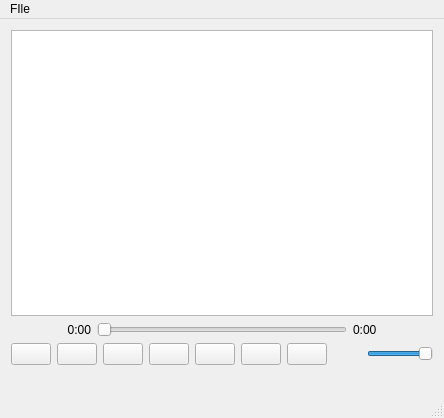
<?xml version="1.0" encoding="UTF-8"?>
<ui version="4.0">
 <class>MainWindow</class>
 <widget class="QMainWindow" name="MainWindow">
  <property name="geometry">
   <rect>
    <x>0</x>
    <y>0</y>
    <width>444</width>
    <height>418</height>
   </rect>
  </property>
  <property name="windowTitle">
   <string>Failamp</string>
  </property>
  <widget class="QWidget" name="centralWidget">
   <property name="sizePolicy">
    <sizepolicy hsizetype="Maximum" vsizetype="Maximum">
     <horstretch>0</horstretch>
     <verstretch>0</verstretch>
    </sizepolicy>
   </property>
   <layout class="QVBoxLayout" name="verticalLayout">
    <item>
     <widget class="QListView" name="playlistView">
      <property name="acceptDrops">
       <bool>true</bool>
      </property>
      <property name="showDropIndicator" stdset="0">
       <bool>true</bool>
      </property>
      <property name="dragDropMode">
       <enum>QAbstractItemView::DropOnly</enum>
      </property>
      <property name="defaultDropAction">
       <enum>Qt::CopyAction</enum>
      </property>
      <property name="alternatingRowColors">
       <bool>true</bool>
      </property>
      <property name="uniformItemSizes">
       <bool>true</bool>
      </property>
     </widget>
    </item>
    <item>
     <layout class="QHBoxLayout" name="horizontalLayout_4">
      <item>
       <widget class="QLabel" name="currentTimeLabel">
        <property name="minimumSize">
         <size>
          <width>80</width>
          <height>0</height>
         </size>
        </property>
        <property name="text">
         <string>0:00</string>
        </property>
        <property name="alignment">
         <set>Qt::AlignRight|Qt::AlignTrailing|Qt::AlignVCenter</set>
        </property>
       </widget>
      </item>
      <item>
       <widget class="QSlider" name="timeSlider">
        <property name="orientation">
         <enum>Qt::Horizontal</enum>
        </property>
       </widget>
      </item>
      <item>
       <widget class="QLabel" name="totalTimeLabel">
        <property name="minimumSize">
         <size>
          <width>80</width>
          <height>0</height>
         </size>
        </property>
        <property name="text">
         <string>0:00</string>
        </property>
        <property name="alignment">
         <set>Qt::AlignLeading|Qt::AlignLeft|Qt::AlignVCenter</set>
        </property>
       </widget>
      </item>
     </layout>
    </item>
    <item>
     <layout class="QHBoxLayout" name="horizontalLayout_5">
      <item>
       <widget class="QPushButton" name="previousButton">
        <property name="text">
         <string/>
        </property>
        <property name="icon">
         <iconset>
          <normaloff>images/control-skip-180.png</normaloff>images/control-skip-180.png</iconset>
        </property>
       </widget>
      </item>
      <item>
       <widget class="QPushButton" name="playButton">
        <property name="text">
         <string/>
        </property>
        <property name="icon">
         <iconset>
          <normaloff>images/control.png</normaloff>images/control.png</iconset>
        </property>
       </widget>
      </item>
      <item>
       <widget class="QPushButton" name="pauseButton">
        <property name="text">
         <string/>
        </property>
        <property name="icon">
         <iconset>
          <normaloff>images/control-pause.png</normaloff>images/control-pause.png</iconset>
        </property>
       </widget>
      </item>
      <item>
       <widget class="QPushButton" name="stopButton">
        <property name="text">
         <string/>
        </property>
        <property name="icon">
         <iconset>
          <normaloff>images/control-stop-square.png</normaloff>images/control-stop-square.png</iconset>
        </property>
       </widget>
      </item>
      <item>
       <widget class="QPushButton" name="nextButton">
        <property name="text">
         <string/>
        </property>
        <property name="icon">
         <iconset>
          <normaloff>images/control-skip.png</normaloff>images/control-skip.png</iconset>
        </property>
       </widget>
      </item>
      <item>
       <widget class="QPushButton" name="viewButton">
        <property name="text">
         <string/>
        </property>
        <property name="icon">
         <iconset>
          <normaloff>images/application-image.png</normaloff>images/application-image.png</iconset>
        </property>
        <property name="checkable">
         <bool>true</bool>
        </property>
       </widget>
      </item>
      <item>
       <widget class="QPushButton" name="pushButton">
        <property name="text">
         <string/>
        </property>
        <property name="icon">
         <iconset theme="music"/>
        </property>
       </widget>
      </item>
      <item>
       <spacer name="horizontalSpacer">
        <property name="orientation">
         <enum>Qt::Horizontal</enum>
        </property>
        <property name="sizeHint" stdset="0">
         <size>
          <width>40</width>
          <height>20</height>
         </size>
        </property>
       </spacer>
      </item>
      <item>
       <widget class="QLabel" name="label">
        <property name="text">
         <string/>
        </property>
        <property name="pixmap">
         <pixmap>images/speaker-volume.png</pixmap>
        </property>
       </widget>
      </item>
      <item>
       <widget class="QSlider" name="volumeSlider">
        <property name="maximum">
         <number>100</number>
        </property>
        <property name="value">
         <number>100</number>
        </property>
        <property name="orientation">
         <enum>Qt::Horizontal</enum>
        </property>
       </widget>
      </item>
     </layout>
    </item>
    <item>
     <widget class="QLabel" name="label_2">
      <property name="text">
       <string/>
      </property>
     </widget>
    </item>
   </layout>
  </widget>
  <widget class="QMenuBar" name="menuBar">
   <property name="geometry">
    <rect>
     <x>0</x>
     <y>0</y>
     <width>444</width>
     <height>21</height>
    </rect>
   </property>
   <widget class="QMenu" name="menuFIle">
    <property name="title">
     <string>FIle</string>
    </property>
    <addaction name="open_file_action"/>
    <addaction name="action"/>
    <addaction name="action_3"/>
    <addaction name="action_4"/>
   </widget>
   <addaction name="menuFIle"/>
  </widget>
  <widget class="QStatusBar" name="statusBar"/>
  <action name="open_file_action">
   <property name="text">
    <string>Открыть файл</string>
   </property>
   <property name="statusTip">
    <string>Открыть файл</string>
   </property>
   <property name="shortcut">
    <string>Ctrl+Z</string>
   </property>
  </action>
  <action name="action">
   <property name="text">
    <string>Помощь</string>
   </property>
   <property name="statusTip">
    <string>Открыть инструкцию для пользователя</string>
   </property>
   <property name="shortcut">
    <string>Ctrl+X</string>
   </property>
  </action>
  <action name="action_2">
   <property name="text">
    <string>Сохранить файл</string>
   </property>
   <property name="statusTip">
    <string>Сохранение файла</string>
   </property>
   <property name="shortcut">
    <string>Ctrl+S</string>
   </property>
  </action>
  <action name="action_3">
   <property name="text">
    <string>Создать новый файл</string>
   </property>
   <property name="statusTip">
    <string>Создать новый аудиофайл</string>
   </property>
   <property name="shortcut">
    <string>Ctrl+D</string>
   </property>
  </action>
  <action name="action_4">
   <property name="text">
    <string>О программе</string>
   </property>
   <property name="statusTip">
    <string>Информация о программе</string>
   </property>
   <property name="shortcut">
    <string>Ctrl+R</string>
   </property>
  </action>
 </widget>
 <layoutdefault spacing="6" margin="11"/>
 <resources/>
 <connections/>
</ui>
